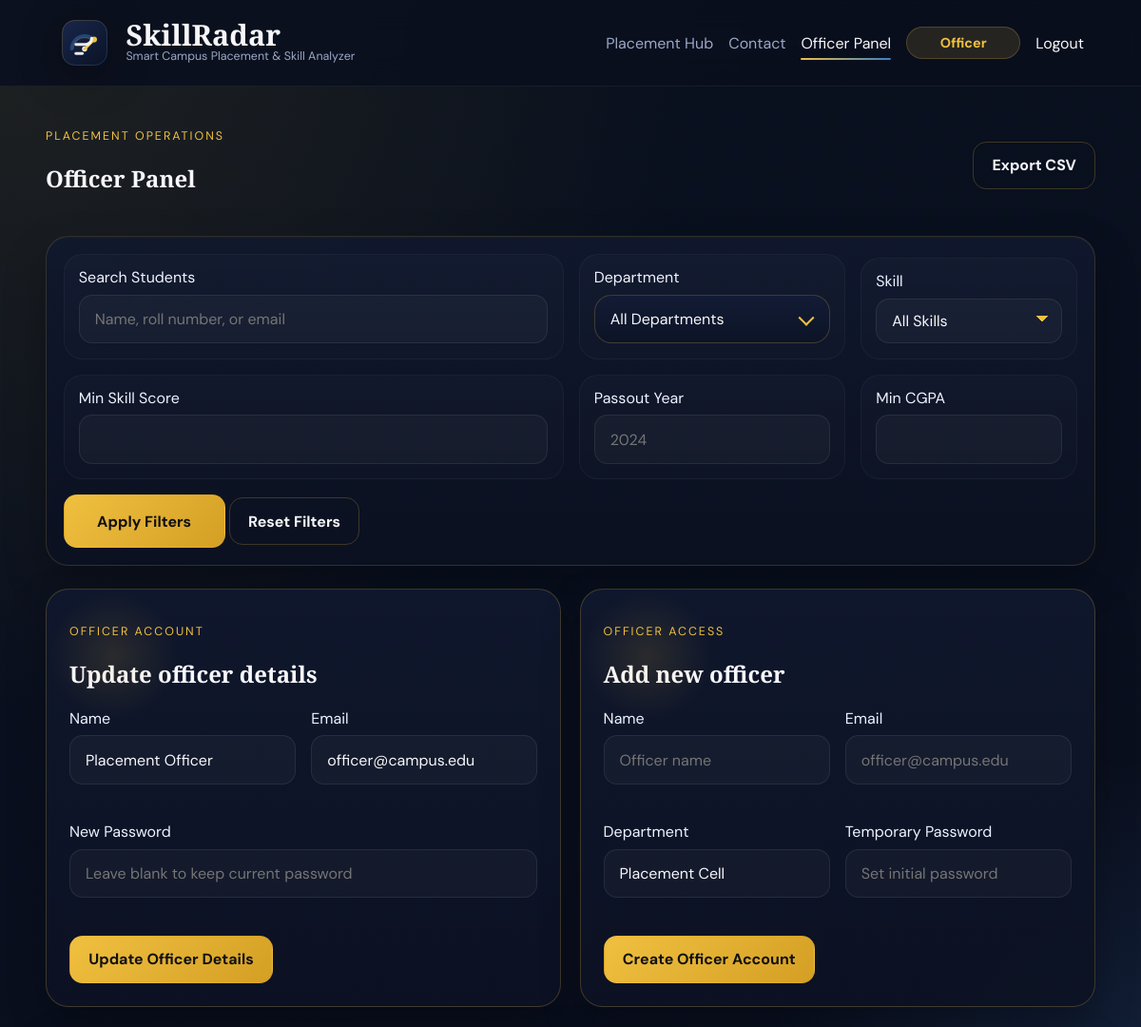
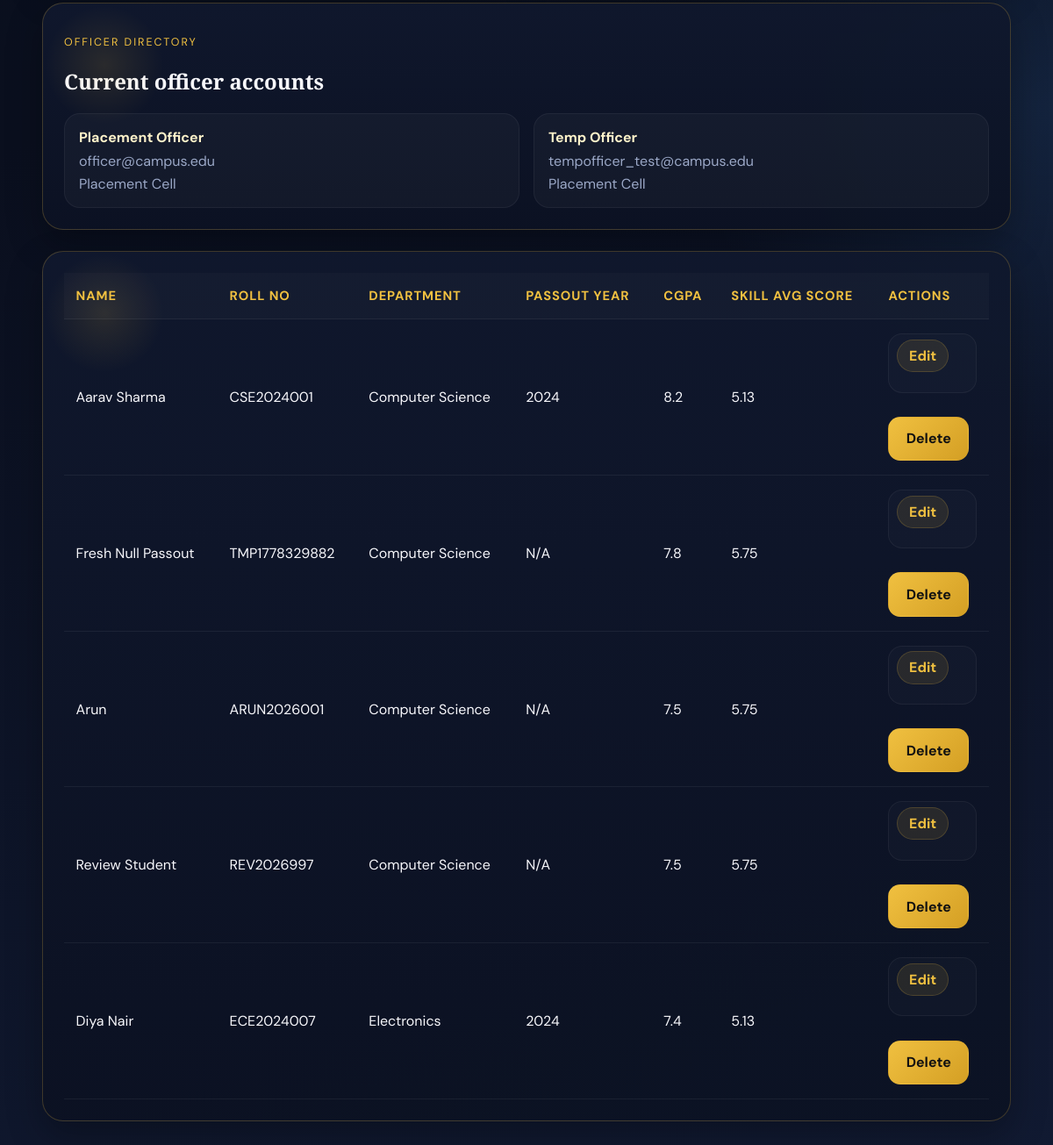
The page /officer_panel (signed in) on the database its author committed (2 pictures, top to bottom).
### tables this page shows
CREATE TABLE users (
            id INTEGER PRIMARY KEY AUTOINCREMENT,
            name VARCHAR(120) NOT NULL,
            email VARCHAR(150) NOT NULL UNIQUE,
            password_hash VARCHAR(255) NOT NULL,
            role TEXT NOT NULL DEFAULT 'student' CHECK (role IN ('student', 'officer')),
            cgpa DECIMAL(3,2) DEFAULT NULL,
            roll_number VARCHAR(50) DEFAULT NULL UNIQUE,
            department VARCHAR(100) DEFAULT NULL,
            passout_year INTEGER DEFAULT NULL,
            created_at TIMESTAMP DEFAULT CURRENT_TIMESTAMP
        );

### app.py (the view)
    @app.route("/officer_panel")
    @login_required
    @role_required("officer")
    def officer_panel():
        department = request.args.get("department", "").strip()
        min_cgpa = request.args.get("min_cgpa", "").strip()
        student_search = request.args.get("q", "").strip()
        skill_name = request.args.get("skill", "").strip()
        min_skill_score = parse_int(request.args.get("min_skill_score", ""), 0, 10)
        passout_year_input = request.args.get("passout_year", "").strip()
        passout_year = parse_int(passout_year_input, 2000, 2100)
        page = parse_page(request.args.get("page", 1))
        total_students = count_students(
            app,
            department or None,
            min_cgpa or None,
            student_search or None,
            skill_name or None,
            min_skill_score,
            passout_year,
        )
        total_pages = max(1, (total_students + STUDENTS_PER_PAGE - 1) // STUDENTS_PER_PAGE)
        page = min(page, total_pages)
        offset = (page - 1) * STUDENTS_PER_PAGE
        students = get_students_with_skill_average(
            app,
            department or None,
            min_cgpa or None,
            student_search or None,
            skill_name or None,
            min_skill_score,
            passout_year,
            STUDENTS_PER_PAGE,
            offset,
        )
        for student in students:
            student["selected_skill_score"] = (
                student.get(skill_name, 0) if skill_name in SKILL_FIELDS else None
            )
        return render_template(
            "officer_panel.html",
            students=students,
            officers=get_all_officers(app),
            departments=get_departments(app),
            selected_department=department,
            min_cgpa=min_cgpa,
            student_search=student_search,
            selected_skill=skill_name,
            min_skill_score=min_skill_score,
            passout_year=passout_year_input,
            skill_labels=SKILL_LABELS,
            student_page=page,
            student_total_pages=total_pages,
        )

### models.py (called while the page is built, shortened)
def resolve_database_url(app=None):
    if app is not None and getattr(app, "config", None):
        return (app.config.get("DATABASE_URL") or "").strip()
    return DATABASE_URL

def resolve_db_path(app=None):
    if app is not None and getattr(app, "config", None):
        return app.config.get("DB_PATH", DB_PATH)
    return DB_PATH

def get_db_backend(app=None):
    return "postgres" if resolve_database_url(app) else "sqlite"

def get_connection(app=None):
    backend = get_db_backend(app)
    db_path = resolve_db_path(app)
    conn = sqlite3.connect(db_path)
    conn.row_factory = sqlite3.Row
    return conn

def _prepare_query(app, query):
    if get_db_backend(app) == "postgres":
        return query.replace("?", "%s")
    return query

def dict_from_row(row):
    if row is None:
        return None
    return dict(row)

def fetch_one(app, query, params=None):
    conn = get_connection(app)
    try:
        if get_db_backend(app) == "postgres":
            with conn.cursor(cursor_factory=RealDictCursor) as cursor:
                cursor.execute(_prepare_query(app, query), params or ())
                result = cursor.fetchone()
                return dict(result) if result else None
        cursor = conn.cursor()
        cursor.execute(query, params or ())
        result = cursor.fetchone()
        return dict_from_row(result) if result else None
    finally:
        conn.close()

def fetch_all(app, query, params=None):
    conn = get_connection(app)
    try:
        if get_db_backend(app) == "postgres":
            with conn.cursor(cursor_factory=RealDictCursor) as cursor:
                cursor.execute(_prepare_query(app, query), params or ())
                return [dict(row) for row in cursor.fetchall()]
        cursor = conn.cursor()
        cursor.execute(query, params or ())
        return [dict_from_row(row) for row in cursor.fetchall()]
    finally:
        conn.close()

def get_all_officers(app):
    ensure_users_table(app)
    return fetch_all(
        app,
        """
        SELECT id, name, email, department, created_at
        FROM users
        WHERE role = 'officer'
        ORDER BY created_at ASC, name ASC
        """,
    )

def get_user_by_id(app, user_id):
    ensure_users_table(app)
    record = fetch_one(app, "SELECT * FROM users WHERE id = ?", (user_id,))
    return User(record) if record else None

### templates/officer_panel.html (shortened to what this page needs)
{% extends 'base.html' %}
{% block content %}
<section class="officer-page">
    <div class="page-heading">
        <div>
            <p class="eyebrow">Placement operations</p>
            <h1>Officer Panel</h1>
        </div>
        <a
            class="button secondary-button"
            href="{{ url_for('export_officer_csv', department=selected_department, min_cgpa=min_cgpa, q=student_search, skill=selected_skill, min_skill_score=min_skill_score, passout_year=passout_year) }}"
        >
            Export CSV
        </a>
    </div>
    <form class="card filter-bar premium-filter-bar" method="GET">
        <label class="filter-field">
            Search Students
            <input type="text" name="q" value="{{ student_search }}" placeholder="Name, roll number, or email">
        </label>
        <label class="filter-field">
            Department
            <div class="custom-select" data-custom-select>
                <button
                    class="custom-select-trigger"
                    type="button"
                    aria-haspopup="listbox"
                    aria-expanded="false"
                    data-select-trigger
                >
                    <span data-select-label>{{ selected_department or 'All Departments' }}</span>
                </button>
            </div>
        </label>
        <label class="filter-field">
            Skill
            <select name="skill">
                <option value="">All Skills</option>
            </select>
        </label>
        <label class="filter-field">
            Min Skill Score
            <input type="number" min="1" max="10" name="min_skill_score" value="{{ min_skill_score or '' }}">
        </label>
        <label class="filter-field">
            Passout Year
            <input type="number" name="passout_year" min="2000" max="2100" value="{{ passout_year }}" placeholder="2024">
        </label>
        <label class="filter-field">
            Min CGPA
            <input type="number" step="0.01" min="0" max="10" name="min_cgpa" value="{{ min_cgpa }}">
        </label>
        <div class="filter-actions">
            <button class="button filter-submit" type="submit">Apply Filters</button>
            <a class="button secondary-button" href="{{ url_for('officer_panel') }}">Reset Filters</a>
        </div>
    </form>
    <div class="officer-account-grid">
        <section class="card officer-profile-card">
            <p class="eyebrow">Officer account</p>
            <h2>Update officer details</h2>
            <form class="form-grid" method="POST" action="{{ url_for('update_officer_details') }}" data-validate>
                <label>Name
                    <input type="text" name="name" value="{{ current_user.name }}" required>
                </label>
                <label>Email
                    <input type="email" name="email" value="{{ current_user.email }}" required>
                </label>
                <label class="full-span">New Password
                    <input type="password" name="password" placeholder="Leave blank to keep current password">
                </label>
                <div class="action-row full-span">
                    <button class="button" type="submit">Update Officer Details</button>
                </div>
            </form>
        </section>
        <section class="card officer-profile-card">
            <p class="eyebrow">Officer access</p>
            <h2>Add new officer</h2>
            <form class="form-grid" method="POST" action="{{ url_for('create_officer_account') }}" data-validate>
                <label>Name
                    <input type="text" name="name" placeholder="Officer name" required>
                </label>
                <label>Email
                    <input type="email" name="email" placeholder="officer@campus.edu" required>
                </label>
                <label>Department
                    <input type="text" name="department" value="Placement Cell" required>
                </label>
                <label>Temporary Password
                    <input type="password" name="password" placeholder="Set initial password" required>
                </label>
                <div class="action-row full-span">
                    <button class="button" type="submit">Create Officer Account</button>
                </div>
            </form>
        </section>
    </div>
    <section class="card officer-profile-card">
        <p class="eyebrow">Officer directory</p>
        <h2>Current officer accounts</h2>
        <div class="officer-directory">
            {% for officer in officers %}
                <article class="officer-directory-card">
                    <strong>{{ officer.name }}</strong>
                    <span>{{ officer.email }}</span>
                    <span>{{ officer.department or 'Placement Cell' }}</span>
                </article>
            {% else %}
                <p class="muted">No officer accounts found.</p>
            {% endfor %}
        </div>
    </section>
    <div class="card table-card premium-table-card">
        <div class="table-wrap">
            <table>
                <thead>
                    <tr>
                        <th>Name</th>
                        <th>Roll No</th>
                        <th>Department</th>
                        <th>Passout Year</th>
                        <th>CGPA</th>
                        <th>Skill Avg Score</th>
                        <th>Actions</th>
                    </tr>
                </thead>
                <tbody>
                    {% for student in students %}
                        <tr class="{% if student.cgpa < 6.0 %}danger-row{% endif %}">
                            <td>{{ student.name }}</td>
                            <td>{{ student.roll_number }}</td>
                            <td>{{ student.department }}</td>
                            <td>{{ student.passout_year or 'N/A' }}</td>
                            <td>{{ student.cgpa }}</td>
                            <td>{{ student.skill_avg or 0 }}</td>
                            <td>
                                <details class="inline-editor">
                                    <summary>Edit</summary>
                                </details>
                                <form method="POST" action="{{ url_for('officer_delete_student', user_id=student.id) }}" onsubmit="return confirm('Delete this student record?');">
                                    <button class="button danger-button" type="submit">Delete</button>
                                </form>
                            </td>
                        </tr>
                    {% else %}
                        <tr>
                            <td colspan="{{ 8 if selected_skill else 7 }}">No students match the selected filters.</td>
                        </tr>
                    {% endfor %}
                </tbody>
            </table>
        </div>
    </div>
</section>
{% endblock %}

### templates/base.html (shortened to what this page needs)
<!DOCTYPE html>
<html lang="en">
<head>
    <link rel="stylesheet" href="{{ url_for('static', filename='css/style.css') }}">
</head>
<body>
    <div class="page-shell">
        <nav class="navbar">
            <a class="brand" href="{{ url_for('home') }}">
                <img class="brand-logo" src="{{ url_for('static', filename='img/skillradar-logo.svg') }}" alt="SkillRadar logo">
                <span class="brand-copy">
                    <strong>SkillRadar</strong>
                    <small>Smart Campus Placement &amp; Skill Analyzer</small>
                </span>
            </a>
            <div class="nav-links">
                {% if current_user.is_authenticated %}
                    <a class="{% if request.endpoint == 'placement_hub' %}active{% endif %}" href="{{ url_for('placement_hub') }}">Placement Hub</a>
                    <a class="{% if request.endpoint == 'contact' %}active{% endif %}" href="{{ url_for('contact') }}">Contact</a>
                    {% if current_user.role == 'officer' %}
                        <a class="{% if request.endpoint == 'officer_panel' %}active{% endif %}" href="{{ url_for('officer_panel') }}">Officer Panel</a>
                    {% endif %}
                    <span class="role-badge">{{ current_user.role|title }}</span>
                    <a class="nav-cta" href="{{ url_for('logout') }}">Logout</a>
                {% else %}
                    <a class="{% if request.endpoint in ['login', 'student_login', 'officer_login'] %}active{% endif %}" href="{{ url_for('login') }}">Login</a>
                    <a class="nav-cta {% if request.endpoint == 'register' %}active{% endif %}" href="{{ url_for('register') }}">Register</a>
                {% endif %}
            </div>
        </nav>
        <main class="main-content">
            {% if error_message %}
                <section class="card centered-card">
                    <h1>Access Restricted</h1>
                    <p>{{ error_message }}</p>
                    <a class="button" href="{{ url_for('home') }}">Return Home</a>
                </section>
            {% else %}
                {% block content %}{% endblock %}
            {% endif %}
        </main>
    </div>
</body>
</html>

### rows shown on the page
users: role "Officer", name "Placement Officer", email "officer@campus.edu", department "Placement Cell"
users: name "Temp Officer", email "tempofficer_test@campus.edu", department "Placement Cell"
users: name "Aarav Sharma", roll_number "CSE2024001", department "Computer Science", passout_year "2024", cgpa "8.2", skill_avg "5.13"
users: name "Fresh Null Passout", roll_number "TMP1778329882", department "Computer Science", passout_year "N/A", cgpa "7.8", skill_avg "5.75"
users: name "Arun", roll_number "ARUN2026001", department "Computer Science", passout_year "N/A", cgpa "7.5", skill_avg "5.75"
users: name "Review Student", roll_number "REV2026997", department "Computer Science", passout_year "N/A", cgpa "7.5", skill_avg "5.75"
users: name "Diya Nair", roll_number "ECE2024007", department "Electronics", passout_year "2024", cgpa "7.4", skill_avg "5.13"

### other values the page prints
{{ selected_department or 'All Departments' }} "All Departments"
